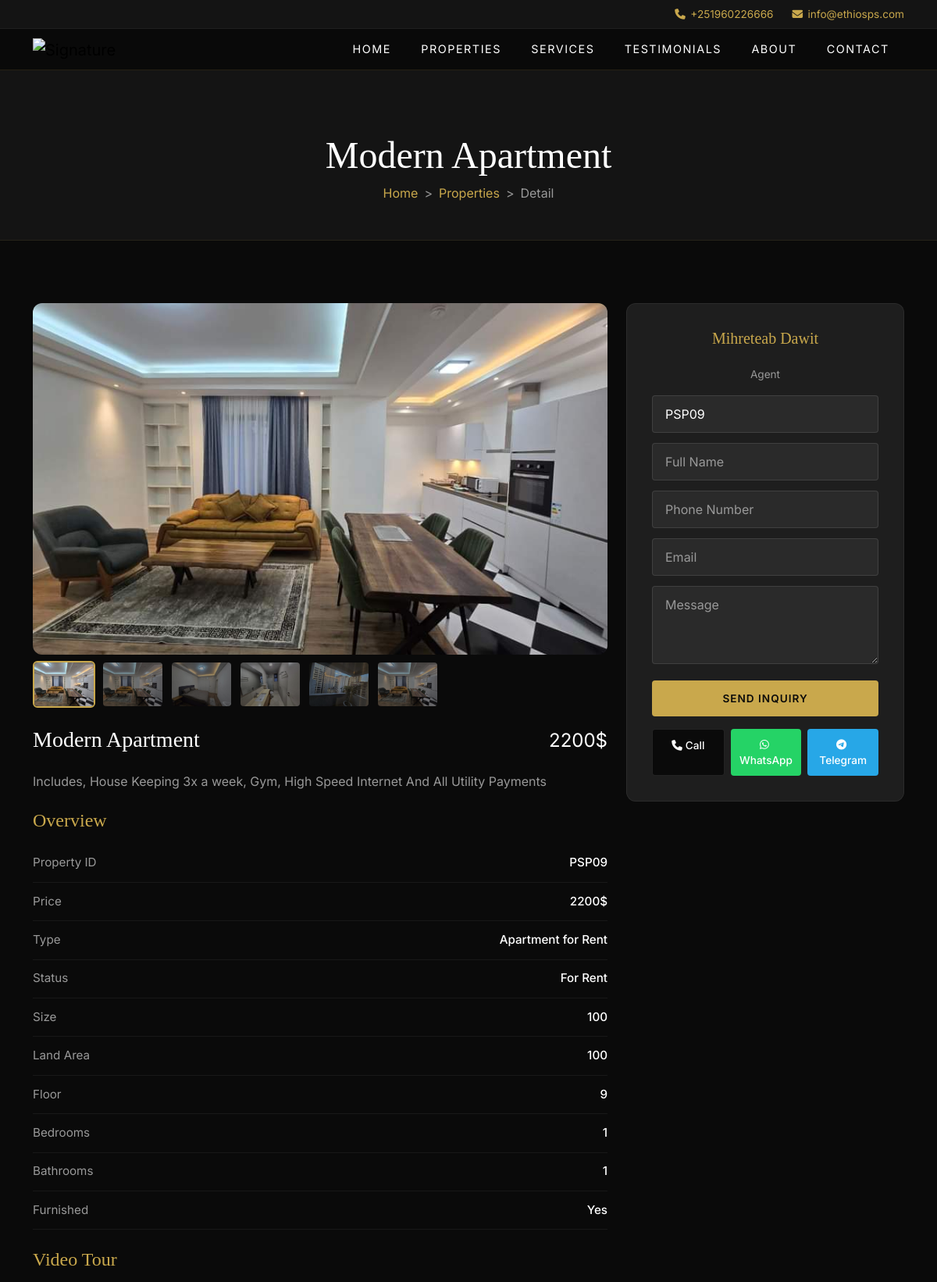
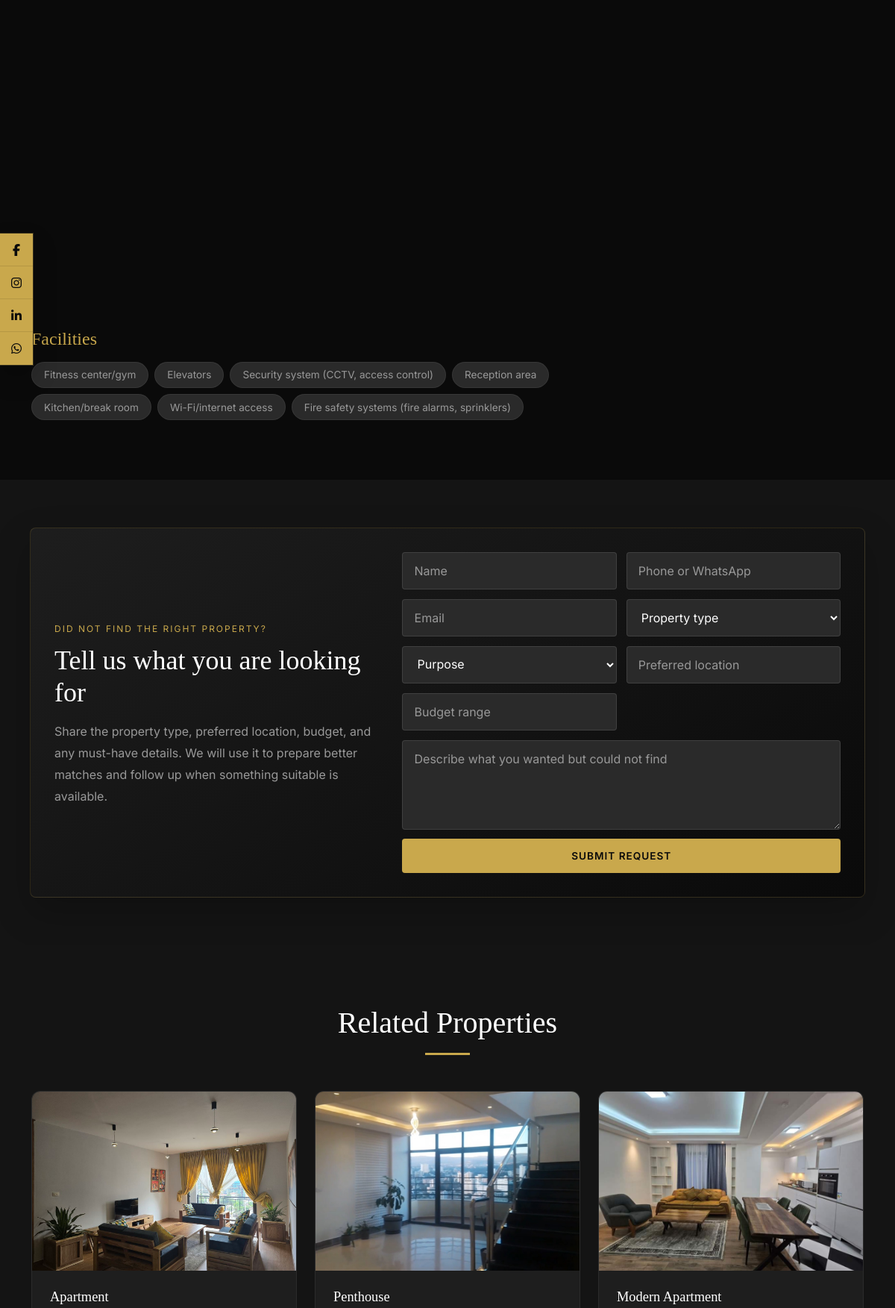
The app's page /properties/modern (upper part) with its own data (2 pictures, top to bottom).
### signatureapp/models.py (models this page shows, shortened)
class contact(models.Model):
    google_map=models.CharField(max_length=600, blank=True)
    phone_number=models.CharField(max_length=600, blank=True)
    office_phone=models.CharField(max_length=600, blank=True)
    email=models.CharField(max_length=600, blank=True)
    website=models.CharField(max_length=600, blank=True)
    address=models.CharField(max_length=600, blank=True)
    facebook=models.CharField(max_length=600, blank=True)
    instagram=models.CharField(max_length=600, blank=True)
    linkden=models.CharField(max_length=600, blank=True)
    class Meta:
        verbose_name =("contact")
        verbose_name_plural =("Contact Us")

class propertys(models.Model):
    STATUS= [
        ('For Sale','For Sale'),
        ('For Rent','For Rent'),
    ]
    property_id = models.CharField(max_length=20, unique=True, blank=True, null=True)
    property_title= models.CharField(max_length=600, blank=True)
    slug= models.SlugField(unique=True, null=False)
    price = models.CharField(max_length=100,blank=True)
    price_amount   = models.IntegerField(null=True, blank=True, help_text="Numeric price value, parsed from price text")
    price_currency = models.CharField(max_length=8, blank=True, default='', help_text="ETB, USD, or empty")
    property_types = models.ForeignKey(catagory, on_delete=models.PROTECT)
    agent = models.ForeignKey(egent, on_delete=models.PROTECT,blank=True,null=True )
    facilitie = models.ManyToManyField(facilities )
    property_location= models.CharField(max_length=100,blank=True)
    property_size =models.IntegerField()
    property_area =models.IntegerField()
    property_status = models.CharField(max_length=100, choices=STATUS,default='draft')
    property_floor =models.IntegerField()
    bedrooms= models.CharField(max_length=100,blank=True)
    bathrooms= models.CharField(max_length=100,blank=True)
    furnished= models.CharField(max_length=100,blank=True)
    property_short_discription= models.TextField(blank=True)
    main_image = models.ImageField(upload_to ='products', blank=True)
    slide_1 = models.ImageField(upload_to ='products', blank=True)
    slide_2 = models.ImageField(upload_to ='products', blank=True)
    slide_3 = models.ImageField(upload_to ='products', blank=True)
    slide_4 = models.ImageField(upload_to ='products', blank=True)
    slide_5 = models.ImageField(upload_to ='products', blank=True)
    slide_6 = models.ImageField(upload_to ='products', blank=True)
    video_link=models.URLField(max_length=600, blank=True)
    last_update = models.DateTimeField(auto_now=True)
    class Meta:
        verbose_name =("propertys")
        verbose_name_plural =("Propertys")
    def _property_type_name(self):
        if not self.property_types_id:
            return ""
        return (self.property_types.catagorys or "").lower()
    @staticmethod
    def _has_display_value(value):
        if value is None:
            return False
        text = str(value).strip()
        return bool(text) and text.lower() not in {"0", "no", "none", "n/a", "na"}
    def is_land_listing(self):
        return "land" in self._property_type_name()
    def is_residential_listing(self):
        property_type = self._property_type_name()
        return any(
            keyword in property_type
            for keyword in ("apartment", "house", "villa", "penthouse", "condo")
        )
    def card_specs(self):
        if self.is_land_listing():
            specs = [
                ("fas fa-ruler-combined", "Land Area", self.property_area),
                ("fas fa-expand-arrows-alt", "Size", self.property_size),
            ]
        elif self.is_residential_listing():
            specs = [
                ("fas fa-bed", "Beds", self.bedrooms),
                ("fas fa-bath", "Baths", self.bathrooms),
            ]
        else:
            specs = [
                ("fas fa-expand-arrows-alt", "Size", self.property_size),
                ("fas fa-building", "Floor", self.property_floor),
            ]
        return [
            {"icon": icon, "label": label, "value": value}
            for icon, label, value in specs
            if self._has_display_value(value)
        ]
    def overview_specs(self):
        specs = [
            ("Property ID", self.property_id),
            ("Price", self.price),
            ("Type", self.property_types),
            ("Status", self.property_status),
        ]
        if self.is_land_listing():
            specs.extend([
                ("Land Area", self.property_area),
                ("Size", self.property_size),
            ])
        elif self.is_residential_listing():
            specs.extend([
                ("Size", self.property_size),
                ("Land Area", self.property_area),
                ("Floor", self.property_floor),
                ("Bedrooms", self.bedrooms),
                ("Bathrooms", self.bathrooms),
                ("Furnished", self.furnished),
            ])
        return [
            {"label": label, "value": value}
            for label, value in specs
            if self._has_display_value(value)
        ]

class catagory(models.Model):
    catagorys= models.CharField(max_length=600, blank=True)
    slug= models.SlugField(unique=True, null=False, blank=True)
    icon= models.ImageField(upload_to ='catagory')
    class Meta:
        verbose_name = 'Catagory'
        verbose_name_plural = 'Category'
    def __str__(self):
        return self.catagorys

class facilities(models.Model):
    facilities_name= models.CharField(max_length=600, blank=True)
    slug= models.SlugField(unique=True, null=False, blank=True)
    class Meta:
        verbose_name = 'facilities'
        verbose_name_plural = 'Facilities List'

class egent(models.Model):
    name=models.CharField(max_length=600, blank=True)
    image= models.ImageField(upload_to ='home info', blank=True )
    phone_number=models.CharField(max_length=600, blank=True)
    office_phone=models.CharField(max_length=600, blank=True)
    email=models.CharField(max_length=600, blank=True)
    facebook=models.CharField(max_length=600, blank=True)
    instagram=models.CharField(max_length=600, blank=True)
    linkden=models.CharField(max_length=600, blank=True)
    class Meta:
        verbose_name =("egent")
        verbose_name_plural =("Agent")
        ordering = ["-id"]

### signatureapp/views.py (the view)
# urls.py: path('properties/<slug:slug>', views.properties_detail, name='properties-detail'),
def properties_detail(request, slug):
    pro = propertys.objects.select_related("property_types").get(slug=slug)
    propertyss = propertys.objects.select_related("property_types").all().order_by("-id")[:3]
    contacts = contact.objects.all()
    contactss = contacts.last()
    description = pro.property_short_discription or f"{pro.property_title} in {pro.property_location}. View price, location, and property details from Signature Property Solutions."
    image_url = absolute_url(pro.main_image.url) if pro.main_image else ""
    context = {
        "pro": pro,
        "propertyss": propertyss,
        "contactss": contactss,
        "categories": catagory.objects.all(),
        "seo": build_seo(request, pro.property_title, description, image_url),
        "schema_json": property_schema(pro),
    }
    return render(request, "apartment-single.html", context)

### signatureapp/views.py (called while the page is built)
def absolute_url(path):
    return f"{settings.SITE_URL}{path}"

def build_seo(request, title, description=DEFAULT_SEO_DESCRIPTION, image_url=""):
    canonical_url = absolute_url(request.path)
    return {
        "site_name": settings.SITE_NAME,
        "title": f"{title} | {settings.SITE_NAME}",
        "description": description,
        "canonical_url": canonical_url,
        "image_url": image_url,
    }

### template/apartment-single.html (shortened to what this page needs)
{% extends 'layouts/master.html' %}
{% block content %}
{% load static %}
<div class="lux-page-header">
  <div class="container">
    <h1>{{ pro.property_title }}</h1>
    <nav aria-label="breadcrumb">
      <ol class="breadcrumb">
        <li class="breadcrumb-item"><a href="{% url 'index' %}">Home</a></li>
        <li class="breadcrumb-item"><a href="{% url 'properties' %}">Properties</a></li>
        <li class="breadcrumb-item active">Detail</li>
      </ol>
    </nav>
  </div>
</div>
<section class="lux-section lux-section-dark">
  <div class="container">
    <div class="row g-4">
      <div class="col-lg-8">
        <div class="lux-gallery mb-4">
          <img id="mainImg" src="{{ pro.main_image.url }}" alt="{{ pro.property_title }}">
          <div class="lux-gallery-thumbs">
            <img src="{{ pro.main_image.url }}" alt="thumb" class="active" onclick="document.getElementById('mainImg').src=this.src; document.querySelectorAll('.lux-gallery-thumbs img').forEach(i=>i.classList.remove('active')); this.classList.add('active');">
            {% if pro.slide_1 %}<img src="{{ pro.slide_1.url }}" alt="thumb" onclick="document.getElementById('mainImg').src=this.src; document.querySelectorAll('.lux-gallery-thumbs img').forEach(i=>i.classList.remove('active')); this.classList.add('active');">{% endif %}
            {% if pro.slide_2 %}<img src="{{ pro.slide_2.url }}" alt="thumb" onclick="document.getElementById('mainImg').src=this.src; document.querySelectorAll('.lux-gallery-thumbs img').forEach(i=>i.classList.remove('active')); this.classList.add('active');">{% endif %}
            {% if pro.slide_3 %}<img src="{{ pro.slide_3.url }}" alt="thumb" onclick="document.getElementById('mainImg').src=this.src; document.querySelectorAll('.lux-gallery-thumbs img').forEach(i=>i.classList.remove('active')); this.classList.add('active');">{% endif %}
            {% if pro.slide_4 %}<img src="{{ pro.slide_4.url }}" alt="thumb" onclick="document.getElementById('mainImg').src=this.src; document.querySelectorAll('.lux-gallery-thumbs img').forEach(i=>i.classList.remove('active')); this.classList.add('active');">{% endif %}
            {% if pro.slide_5 %}<img src="{{ pro.slide_5.url }}" alt="thumb" onclick="document.getElementById('mainImg').src=this.src; document.querySelectorAll('.lux-gallery-thumbs img').forEach(i=>i.classList.remove('active')); this.classList.add('active');">{% endif %}
          </div>
        </div>
        <div class="d-flex justify-content-between align-items-start mb-3">
          <h3>{{ pro.property_title }}</h3>
          <span class="prop-price" style="font-size:1.5rem">{{ pro.price }}</span>
        </div>
        <p style="color:var(--gray)">{{ pro.property_short_discription }}</p>
        <h4 class="mt-4 mb-3" style="color:var(--gold)">Overview</h4>
        <table class="lux-overview-table">
          {% for spec in pro.overview_specs %}
          <tr><td>{{ spec.label }}</td><td>{{ spec.value }}</td></tr>
          {% endfor %}
        </table>
        {% if pro.video_link %}
        <h4 class="mt-4 mb-3" style="color:var(--gold)">Video Tour</h4>
        <div class="ratio ratio-16x9 mb-4" style="border-radius:12px;overflow:hidden">
          <iframe src="{{ pro.video_link }}" allowfullscreen></iframe>
        </div>
        {% endif %}
        <h4 class="mt-4 mb-3" style="color:var(--gold)">Facilities</h4>
        <div class="lux-facilities">
          {% for f in pro.facilitie.all %}
          <span>{{ f.facilities_name }}</span>
          {% endfor %}
        </div>
      </div>
      <div class="col-lg-4">
        <div class="lux-sidebar">
          {% if pro.agent %}
          <div class="text-center mb-3">
            <h5>{{ pro.agent.name }}</h5>
            <p style="color:var(--gray);font-size:0.85rem">Agent</p>
          </div>
          {% endif %}
          <input type="text" class="form-control" placeholder="Property ID" value="{{ pro.property_id }}">
          <input type="text" class="form-control" placeholder="Full Name">
          <input type="tel" class="form-control" placeholder="Phone Number">
          <input type="email" class="form-control" placeholder="Email">
          <textarea class="form-control" placeholder="Message"></textarea>
          <button class="btn-gold w-100 mt-2">Send Inquiry</button>
          <div class="lux-contact-btn">
            <a href="tel:+251-960-226-666" class="btn-call"><i class="fas fa-phone me-1"></i>Call</a>
            <a href="https://api.whatsapp.com/send?phone=0960226666" class="btn-whatsapp"><i class="fab fa-whatsapp me-1"></i>WhatsApp</a>
            <a href="https://web.telegram.org/k/" class="btn-telegram"><i class="fab fa-telegram me-1"></i>Telegram</a>
          </div>
        </div>
      </div>
    </div>
  </div>
</section>
{% include 'layouts/property_request_box.html' %}
<section class="lux-section lux-section-darker">
  <div class="container">
    <div class="lux-section-title">
      <h2>Related Properties</h2>
      <div class="gold-line"></div>
    </div>
    <div class="row g-4">
      {% for propertys in propertyss %}
      <div class="col-md-6 col-lg-4">
        <div class="lux-prop-card">
          <div class="card-img">
            <a href="{% url 'properties-detail' propertys.slug %}">
              <img src="{{ propertys.main_image.url }}" alt="{{ propertys.property_title }}">
            </a>
          </div>
          <div class="card-body">
            <h5><a href="{% url 'properties-detail' propertys.slug %}">{{ propertys.property_title }}</a></h5>
          </div>
        </div>
      </div>
      {% endfor %}
    </div>
  </div>
</section>
{% endblock %}

### template/layouts/header.html (shortened to what this page needs)
{% load static %}
<div class="lux-contact-bar d-none d-md-block">
  <div class="container d-flex justify-content-end">
    <a href="tel:{{ contactss.phone_number }}"><i class="fas fa-phone"></i>{{ contactss.phone_number }}</a>
    <a href="mailto:{{ contactss.email }}"><i class="fas fa-envelope"></i>{{ contactss.email }}</a>
  </div>
</div>
<nav class="navbar navbar-expand-lg lux-navbar">
  <div class="container">
    <a class="navbar-brand" href="{% url 'index' %}">
      <img src="{% static 'assets/images/logo.png' %}" alt="Signature">
    </a>
    <div class="collapse navbar-collapse justify-content-end" id="mainNav">
      <ul class="navbar-nav">
        <li class="nav-item"><a class="nav-link" href="{% url 'index' %}">Home</a></li>
        <li class="nav-item"><a class="nav-link" href="{% url 'properties' %}">Properties</a></li>
        <li class="nav-item"><a class="nav-link" href="{% url 'services' %}">Services</a></li>
        <li class="nav-item"><a class="nav-link" href="{% url 'testimonials' %}">Testimonials</a></li>
        <li class="nav-item"><a class="nav-link" href="{% url 'aboutus' %}">About</a></li>
        <li class="nav-item"><a class="nav-link" href="{% url 'contact' %}">Contact</a></li>
      </ul>
    </div>
  </div>
</nav>

### records on screen
contact: phone_number "+251960226666", email "info@ethiosps.com"
propertys: property_title "Modern Apartment", main_image (picture), slide_1 (picture), slide_2 (picture), slide_3 (picture), slide_4 (picture), slide_5 (picture), price "2200$", property_short_discription "Includes, House Keeping 3x a week, Gym, High Speed Internet And All Utility Payments", value "PSP09" "2200$" "For Rent" "Yes", agent.name "Mihreteab Dawit", property_id "PSP09"
catagory: label "Type", value "Apartment for Rent"
facilities: facilities_name "Fitness center/gym"
facilities: facilities_name "Elevators"
facilities: facilities_name "Security system (CCTV, access control)"
facilities: facilities_name "Reception area"
facilities: facilities_name "Kitchen/break room"
facilities: facilities_name "Wi-Fi/internet access"
facilities: facilities_name "Fire safety systems (fire alarms, sprinklers)"
propertys: main_image (picture), property_title "Apartment"
propertys: main_image (picture), property_title "Penthouse"

### other values on screen
{{ spec.label }} "Property ID" "Price" "Status" "Size" "Land Area" "Floor" "Bedrooms" "Bathrooms" "Furnished"
{{ spec.value }} "100" "100" "9" "1" "1"
